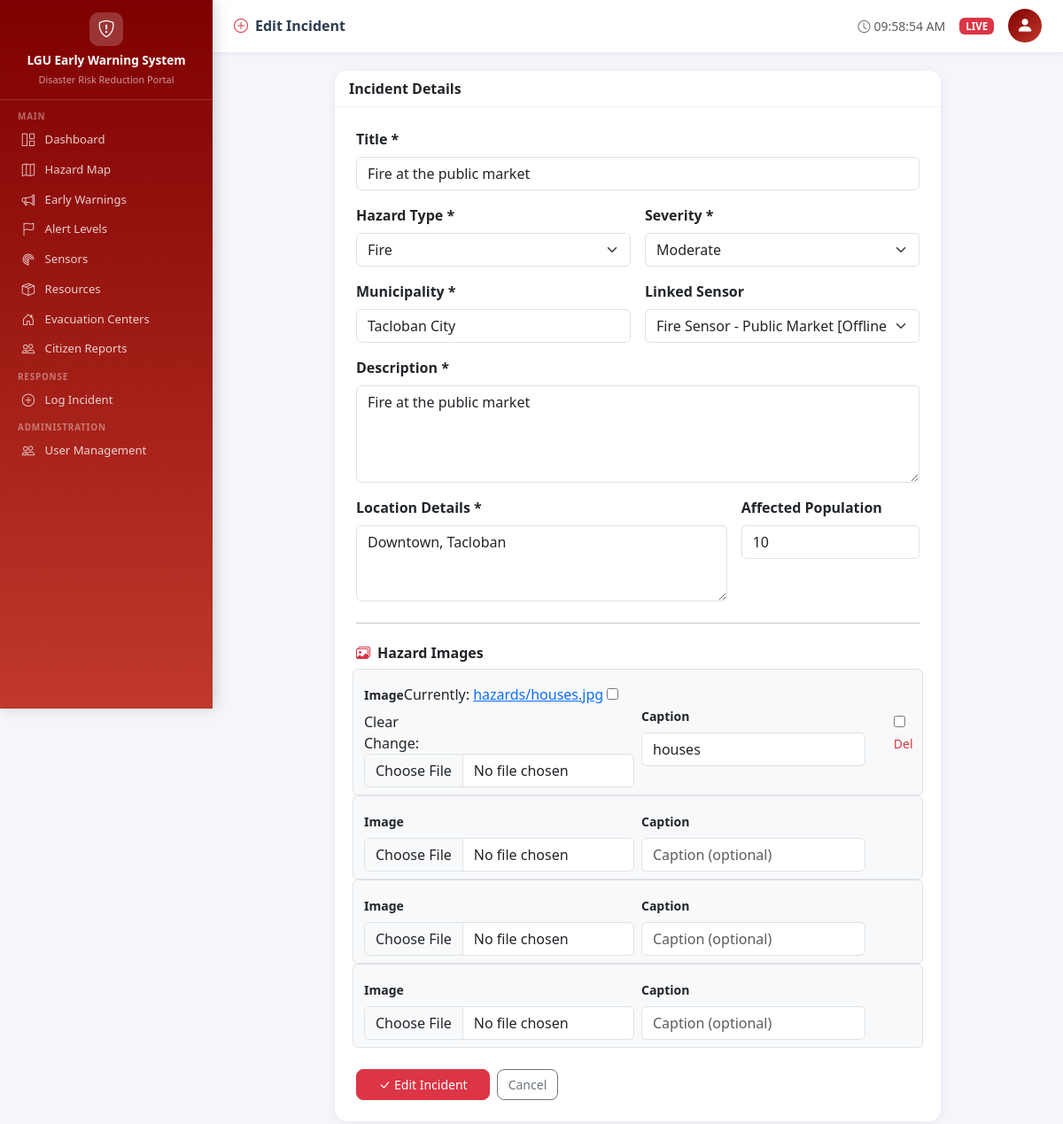
/incidents/3/edit/ (signed in), run on the app's committed database.
### incidents/models.py (models this page shows, shortened)
class Incident(models.Model):
    STATUS_CHOICES = [
        ('ACTIVE', 'Active'),
        ('MONITORING', 'Monitoring'),
        ('RESOLVED', 'Resolved'),
        ('CLOSED', 'Closed'),
    ]
    SEVERITY_CHOICES = [
        ('LOW', 'Low'),
        ('MODERATE', 'Moderate'),
        ('HIGH', 'High'),
        ('CRITICAL', 'Critical'),
    ]
    title = models.CharField(max_length=200)
    description = models.TextField()
    hazard_type = models.CharField(max_length=20, choices=HazardSensor.HAZARD_TYPES)
    status = models.CharField(max_length=20, choices=STATUS_CHOICES, default='ACTIVE')
    severity = models.CharField(max_length=10, choices=SEVERITY_CHOICES, default='MODERATE')
    municipality = models.CharField(max_length=100)
    image = models.ImageField(upload_to="hazards/", null=True, blank=True)
    latitude = models.FloatField(null=True, blank=True)
    longitude = models.FloatField(null=True, blank=True)
    created_at = models.DateTimeField(auto_now_add=True)
    location_details = models.TextField(help_text='Street, barangay, landmarks')
    reported_by = models.ForeignKey(User, on_delete=models.CASCADE)
    sensor = models.ForeignKey(
        HazardSensor, on_delete=models.SET_NULL,
        null=True, blank=True, related_name='incidents'
    )
    affected_population = models.PositiveIntegerField(default=0)
    created_at = models.DateTimeField(auto_now_add=True)
    updated_at = models.DateTimeField(auto_now=True)
    class Meta:
        ordering = ['-created_at']
        permissions = [
            ('can_bulk_update', 'Can bulk update incident status'),
            ('can_view_all', 'Can view all incidents'),
        ]

### incidents/views.py (the view, shortened to what this page needs)
# urls.py: path('incidents/<int:pk>/edit/', views.incident_edit, name='incident_edit'),
@login_required
def incident_edit(request, pk):
    user = request.user
    if user.is_lgu_admin():
        incident = get_object_or_404(Incident, pk=pk)
    elif user.is_dispatcher():
        incident = get_object_or_404(Incident, pk=pk, reported_by=user)
    else:
        audit.warning(f'IDOR_ATTEMPT | user={user.username} | action=edit | incident_id={pk} | ip={get_client_ip(request)} | ts={timezone.now()}')
        return HttpResponseForbidden('Access denied.')
    form = IncidentForm(request.POST or None, request.FILES or None, instance=incident)
    formset = HazardImageFormSet(request.POST or None, request.FILES or None, instance=incident)
    return render(request, 'incidents/incident_form.html', {
        'form': form,
        'formset': formset,
        'incident': incident,
        'action': 'Edit',
    })

### incidents/forms.py
class IncidentForm(forms.ModelForm):
    class Meta:
        model = Incident
        fields = [
            'title',
            'hazard_type',
            'severity',
            'municipality',
            'sensor',
            'description',
            'location_details',
            'affected_population'
        ]
        widgets = {
            'title': forms.TextInput(attrs={'class': 'form-control'}),
            'description': forms.Textarea(attrs={'class': 'form-control', 'rows': 4}),
            'hazard_type': forms.Select(attrs={'class': 'form-select'}),
            'severity': forms.Select(attrs={'class': 'form-select'}),
            'municipality': forms.TextInput(attrs={'class': 'form-control'}),
            'location_details': forms.Textarea(attrs={'class': 'form-control', 'rows': 3}),
            'sensor': forms.Select(attrs={'class': 'form-select'}),
            'affected_population': forms.NumberInput(attrs={'class': 'form-control'}),
        }

### accounts/models.py (called while the page is built)
    def is_lgu_admin(self):
        return self.role == self.ROLE_LGU_ADMIN

### incidents/models.py (called while the page is built)
    def __str__(self):
        return f'{self.name} [{self.get_status_display()}]'

### templates/incidents/incident_form.html (shortened to what this page needs)
{% extends 'base.html' %}
{% block page_title %}<i class="bi bi-plus-circle me-2 text-danger"></i>{{ action }} Incident{% endblock %}
{% block content %}
<div class="row justify-content-center">
  <div class="col-lg-9">
    <div class="card">
      <div class="card-header bg-white"><strong>Incident Details</strong></div>
      <div class="card-body p-4">
        <form method="post" enctype="multipart/form-data">
          <div class="row g-3">
            <div class="col-12">
              <label class="form-label fw-semibold">Title *</label>{{ form.title }}
            </div>
            <div class="col-md-6"><label class="form-label fw-semibold">Hazard Type *</label>{{ form.hazard_type }}</div>
            <div class="col-md-6"><label class="form-label fw-semibold">Severity *</label>{{ form.severity }}</div>
            <div class="col-md-6"><label class="form-label fw-semibold">Municipality *</label>{{ form.municipality }}</div>
            <div class="col-md-6"><label class="form-label fw-semibold">Linked Sensor</label>{{ form.sensor }}</div>
            <div class="col-12"><label class="form-label fw-semibold">Description *</label>{{ form.description }}</div>
            <div class="col-md-8"><label class="form-label fw-semibold">Location Details *</label>{{ form.location_details }}</div>
            <div class="col-md-4"><label class="form-label fw-semibold">Affected Population</label>{{ form.affected_population }}</div>
          </div>
          <hr class="my-4">
          <h6 class="fw-bold mb-3"><i class="bi bi-images me-2 text-danger"></i>Hazard Images</h6>
          <div id="formset-container">
          {% for img_form in formset %}
          <div class="row g-2 align-items-center mb-2 formset-row border rounded p-2 bg-light">
            <div class="col-md-6"><label class="form-label small fw-semibold">Image</label>{{ img_form.image }}</div>
            <div class="col-md-5"><label class="form-label small fw-semibold">Caption</label>{{ img_form.caption }}</div>
            <div class="col-md-1 d-flex align-items-end pb-1">
              {% if img_form.instance.pk %}
              <div class="form-check">{{ img_form.DELETE }}<label class="form-check-label small text-danger">Del</label></div>
              {% endif %}
            </div>
          </div>
          {% endfor %}
          </div>
          <div class="mt-4 d-flex gap-2">
            <button type="submit" class="btn btn-danger px-4"><i class="bi bi-check-lg me-1"></i>{{ action }} Incident</button>
            <a href="{% url 'dashboard' %}" class="btn btn-outline-secondary">Cancel</a>
          </div>
        </form>
      </div>
    </div>
  </div>
</div>
{% endblock %}

### templates/base.html (style rules this page uses)
body { background: #f4f6fb; font-family: 'Segoe UI', sans-serif; }
.card { border: none; border-radius: 14px; box-shadow: 0 2px 12px rgba(0,0,0,.06); }
.card-header { border-radius: 14px 14px 0 0 !important; border-bottom: 1px solid rgba(0,0,0,.06); }
.btn { border-radius: 8px; font-size: .875rem; }

### data on the page
Incident: title "Fire at the public market", hazard_type "Fire", severity "Moderate", municipality "Tacloban City", sensor "Fire Sensor - Public Market [Offline]", description "Fire at the public market", location_details "Downtown, Tacloban", affected_population "10"

### other printed values
{{ action }} "Edit"
